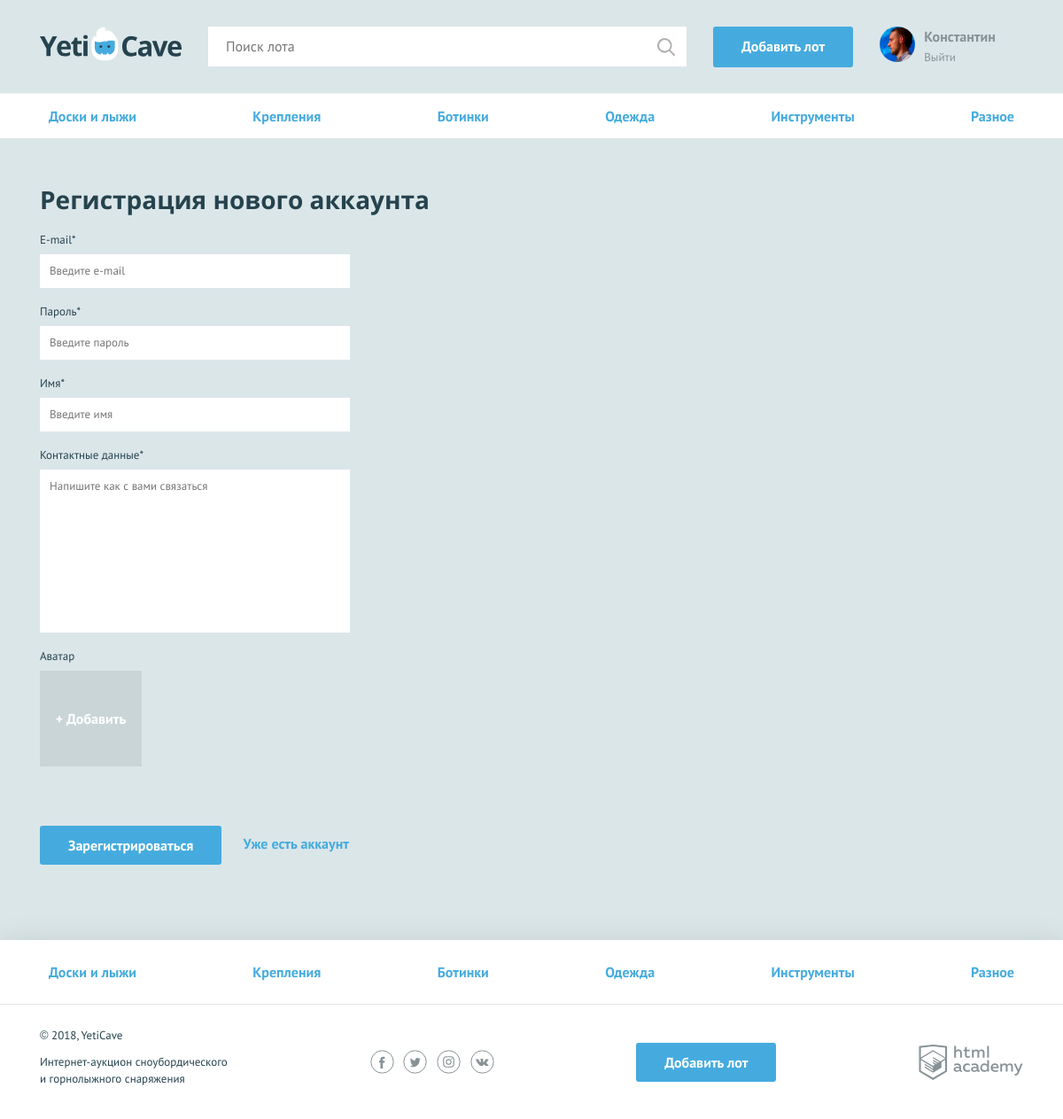
The app's page /reg.php (signed in) with its own data.
### tables this page shows
CREATE TABLE categories (
  id INT AUTO_INCREMENT PRIMARY KEY,
  category_name CHAR(64),
  class_name CHAR(64)
);

### functions.php (called while the page is built, shortened)
<?php
    $categories_sql = 'SELECT id, category_name, class_name FROM categories';
    function include_template($name, $data) {
        $name = 'templates/' . $name;
        extract($data);
        require $name;
        $result = ob_get_clean();
        return $result;
    }
    function get_link_db($link, $sql) {
        if (!$link) {
            $error = mysqli_connect_error();
            show_error($content, $error);
        } else {
            $result = mysqli_query($link, $sql);
            if (!$result) {
                $error = mysqli_error($link);
                show_error($content, $error);
            } else {
                return $result;
            }
        }
    }
    function get_data_db($link, $sql, $flag) {
        $link_result = get_link_db($link, $sql);
        if ($link_result) {
            if ($flag == 'list') {
                return $list = mysqli_fetch_all($link_result, MYSQLI_ASSOC);
            }
        }
    }

### templates/layout.php (the view, shortened to what this page needs)
<!DOCTYPE html>
<html lang="ru">
<head>
    <link href="css/normalize.min.css" rel="stylesheet">
    <link href="css/style.css" rel="stylesheet">
</head>
<body>
<div class="page-wrapper">
    <header class="main-header">
        <div class="main-header__container container">
            <a class="main-header__logo">
                <img src="img/logo.svg" width="160" height="39" alt="Логотип компании YetiCave">
            </a>
            <form class="main-header__search" method="get" action="search.php">
                <input type="search" name="search" placeholder="Поиск лота">
                <input class="main-header__search-btn" type="submit" name="find" value="Найти">
            </form>
            <?php if (isset($_SESSION['user'])): ?>
            <a class="main-header__add-lot button" href="add.php">Добавить лот</a>
            <?php endif;?>
            <nav class="user-menu">
                <?php if (isset($_SESSION['user'])): ?>
                        <div class="user-menu__image">
                            <img src="img/<?=$_SESSION['user']['avatar']; ?>" width="40" height="40" alt="<?=strip_tags($_SESSION['user']['user_name']); ?>">
                        </div>
                        <div class="user-menu__logged">
                            <p><?=strip_tags($_SESSION['user']['user_name']); ?></p>
                            <a href="logout.php">Выйти</a>
                        </div>
                    <?php endif;?>
            </nav>
        </div>
    </header>
    <main class="<?php echo ($_SERVER['REQUEST_URI'] == '/') ? 'container' : '' ?>"><?=$content; ?></main>
</div>
<footer class="main-footer">
    <nav class="nav">
        <ul class="nav__list container">
            <?php foreach ($categories_list as $key): ?>
                <li class="nav__item">
                    <a href="all-lots.php?category=<?=$key['id']; ?>"><?=$key['category_name']; ?></a>
                </li>
            <?php endforeach; ?>
        </ul>
    </nav>
    <div class="main-footer__bottom container">
        <div class="main-footer__copyright">
            <p>© 2018, YetiCave</p>
            <p>Интернет-аукцион сноубордического и горнолыжного снаряжения</p>
        </div>
        <div class="main-footer__social social">
            <a class="social__link social__link--facebook" href="#">
            </a>
            <a class="social__link social__link--twitter" href="#">
            </a>
            <a class="social__link social__link--instagram" href="#">
            </a>
            <a class="social__link social__link--vkontakte" href="#">
            </a>
        </div>
        <?php if (isset($_SESSION['user'])): ?>
        <a class="main-footer__add-lot button" href="add.php">Добавить лот</a>
        <?php endif; ?>
        <div class="main-footer__developed-by">
            <a class="logo-academy" href="https://htmlacademy.ru/intensive/php">
            </a>
        </div>
    </div>
</footer>
</body>
</html>

### templates/top-nav.php
<nav class="nav">
    <ul class="nav__list container">
        <?php foreach ($categories_list as $key): ?>
            <li class="nav__item">
                <a href="all-lots.php?category=<?=$key['id']; ?>"><?= $key['category_name']; ?></a>
            </li>
        <?php endforeach; ?>
    </ul>
</nav>

### css/style.css (style rules this page uses)
html, body { height: 100%; }
.page-wrapper { display: flex; flex-direction: column; min-height: 100%; margin-bottom: -202px; }
.page-wrapper::after { content: ""; display: block; }
.page-wrapper::after { height: 85px; }
main { margin-bottom: 202px; }
body { min-width: 1140px; background-color: #dbe6e9; font-family: "PT Sans", sans-serif; font-weight: 400; font-size: 16px; line-height: 26px; color: #25434e; }
a { text-decoration: none; }
.container { width: 1110px; margin: 0 auto; padding: 0 15px; }
.button { display: block; padding: 9px 32px; background-color: #45abde; color: #ffffff; text-align: center; font-weight: 700; border: none; border-radius: 3px; }
.main-header { padding: 30px 0 29px; border-bottom: 1px solid rgba(255, 255, 255, 0.5); }
.main-header__container { display: -webkit-flex; display: -ms-flexbox; display: flex; -webkit-justify-content: flex-start; -ms-flex-pack: start; justify-content: flex-start; }
.main-header__logo { display: block; margin-right: 30px; }
.main-header__search { position: relative; width: 540px; margin-right: 30px; }
.main-header__search input[type="search"] { width: 100%; padding: 8px 19px 9px 19px; border: 1px solid #ffffff; }
.main-header__search-btn { content: ""; position: absolute; top: 3px; right: 3px; width: 20px; height: 20px; padding: 20px; background: url("../img/search.svg") center no-repeat; opacity: 0.3; border: 0; font-size: 0; }
.main-header__add-lot { max-width: 160px; margin-right: 30px; }
.user-menu { display: -webkit-flex; display: -ms-flexbox; display: flex; }
.user-menu__image { width: 40px; height: 40px; margin-right: 10px; border-radius: 50%; overflow: hidden; }
.user-menu__image img { width: 100%; height: 100%; }
.user-menu__logged { color: #879296; line-height: 22px; }
.user-menu__logged p { font-weight: 700; margin: 0; }
.user-menu__logged a { color: #879296; font-size: 13px; font-weight: 400; }
.main-footer { background-color: #ffffff; box-shadow: 0 0 30px 0 rgba(0, 0, 0, 0.1); }
.main-footer__bottom { display: -webkit-flex; display: -ms-flexbox; display: flex; -webkit-justify-content: space-between; -ms-flex-pack: justify; justify-content: space-between; -webkit-align-items: center; -ms-flex-align: center; align-items: center; padding: 25px 0; }
.main-footer__copyright { max-width: 212px; }
.main-footer__copyright p { margin: 0; margin-bottom: 11px; font-size: 13px; line-height: 19px; }
.main-footer__social { width: 140px; }
.social { display: -webkit-flex; display: -ms-flexbox; display: flex; -webkit-justify-content: space-between; -ms-flex-pack: justify; justify-content: space-between; -webkit-flex-wrap: wrap; -ms-flex-wrap: wrap; flex-wrap: wrap; }
.social__link { width: 27px; height: 27px; }
.logo-academy { display: block; width: 118px; height: 40px; }
.nav { background-color: #ffffff; border-bottom: 1px solid #e1e6e7; }
.nav__list { display: -webkit-flex; display: -ms-flexbox; display: flex; -webkit-justify-content: space-between; -ms-flex-pack: justify; justify-content: space-between; -webkit-flex-wrap: wrap; -ms-flex-wrap: wrap; flex-wrap: wrap; list-style: none; }
.nav__item a { position: relative; display: block; padding: 12px 10px; font-weight: 700; color: #45abde; }
.nav__item a::before { content: ""; display: none; position: absolute; bottom: 0; width: calc(100% - 20px); height: 3px; background-color: #e2e5e6; }
.main-footer .nav__item a { padding: 23px 10px; }

### records on screen
categories: category_name "Доски и лыжи"
categories: category_name "Крепления"
categories: category_name "Ботинки"
categories: category_name "Одежда"
categories: category_name "Инструменты"
categories: category_name "Разное"

### other values on screen
strip_tags($_SESSION['user']['user_name']) "Константин"
